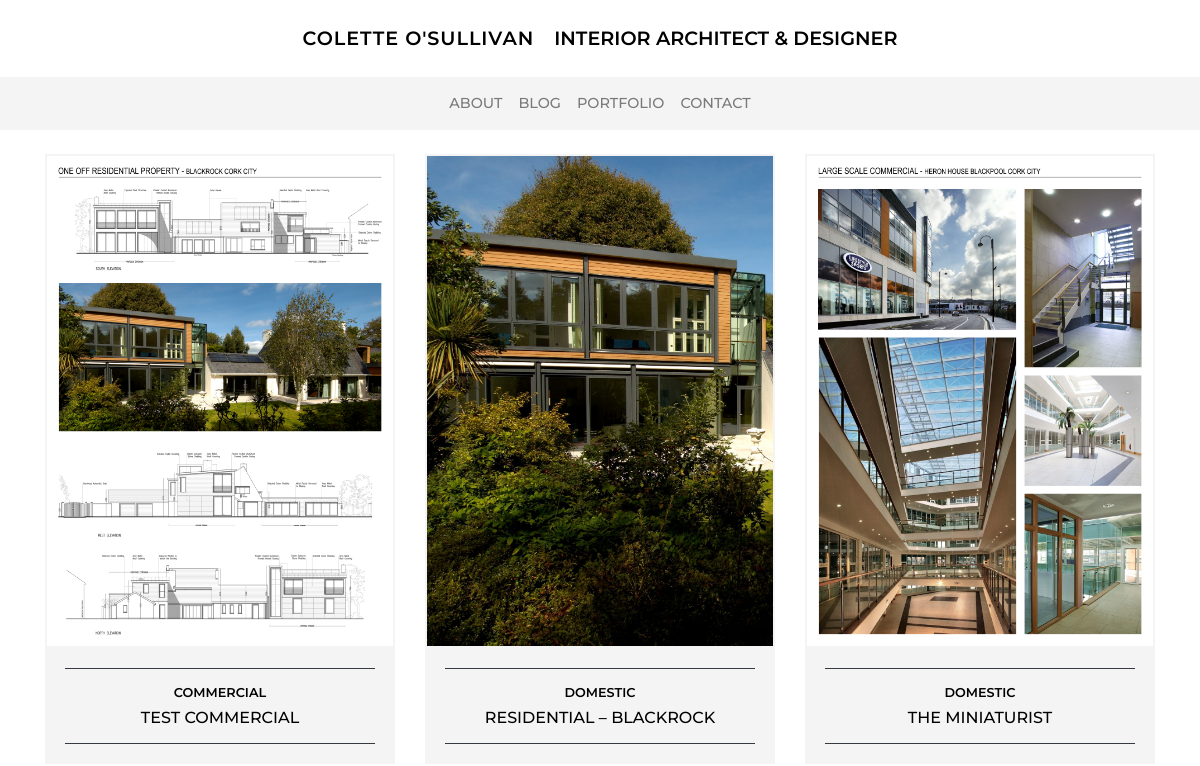
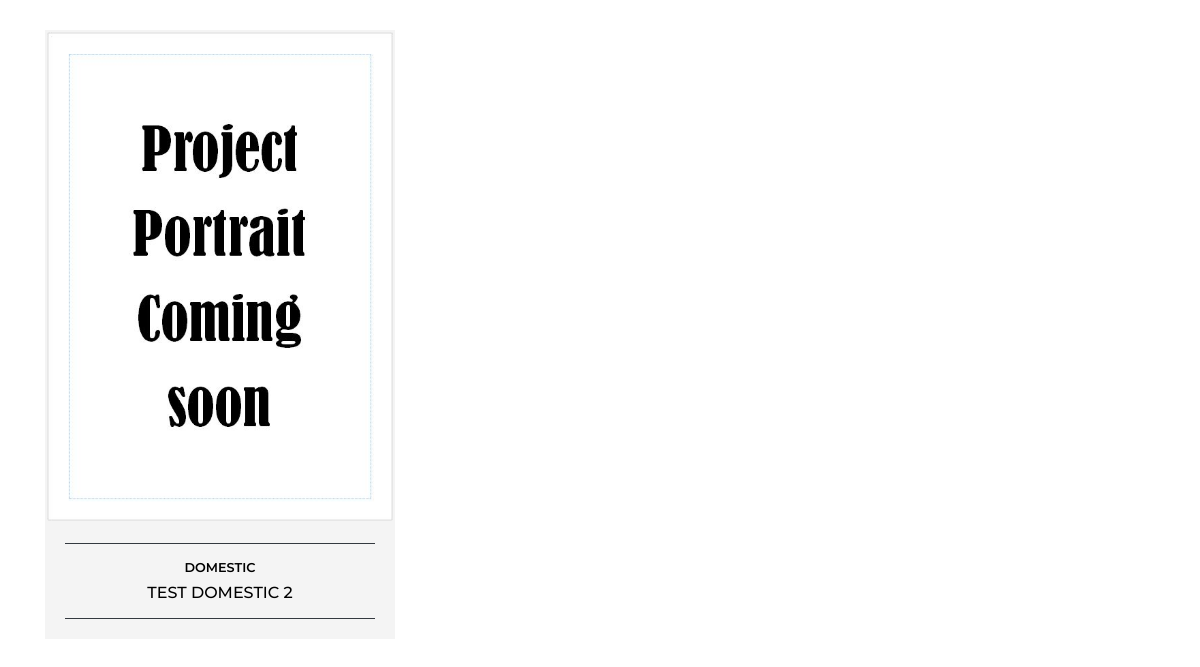
Page /portfolio/ on the earlier database version (2 pictures, top to bottom).
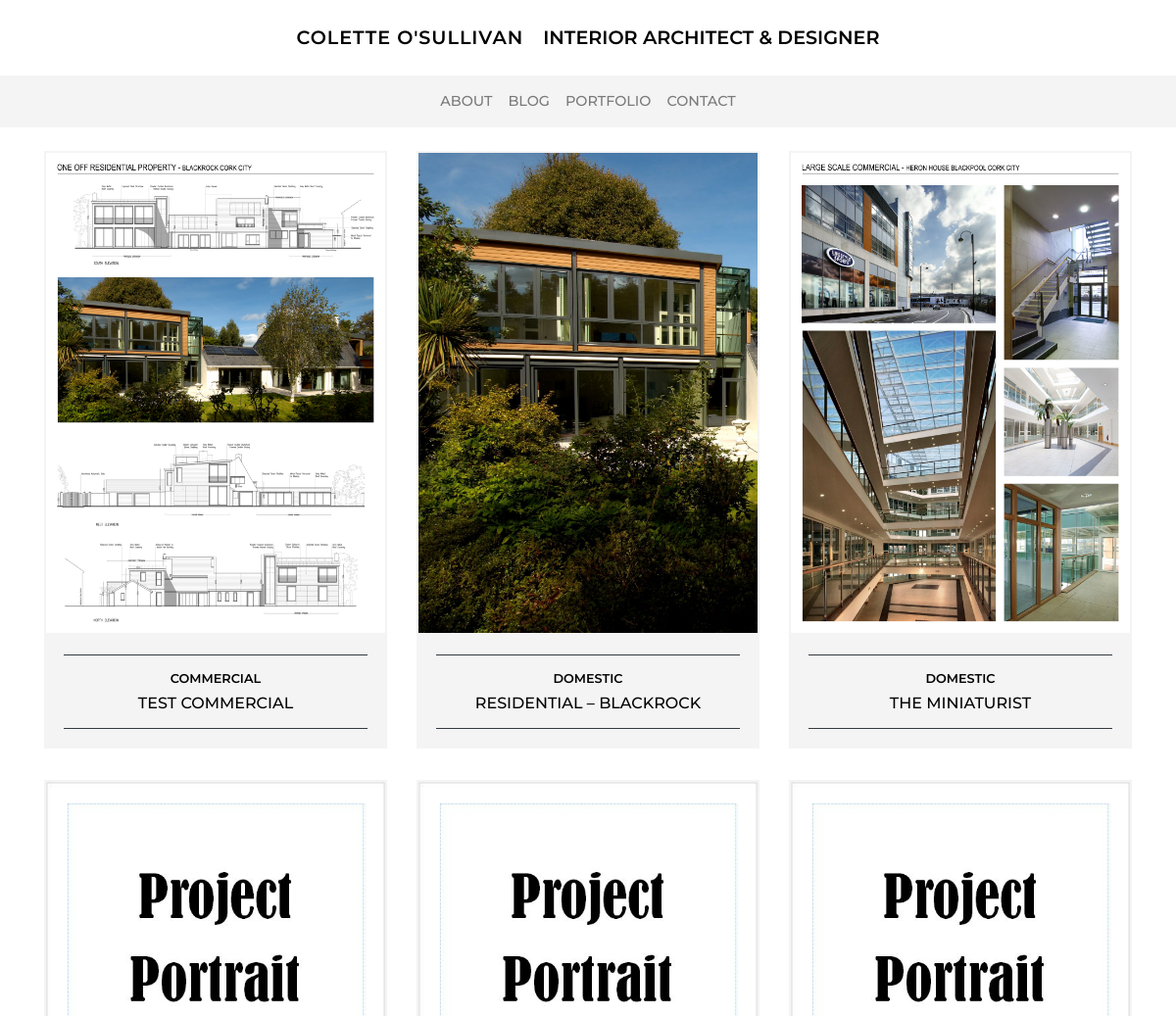
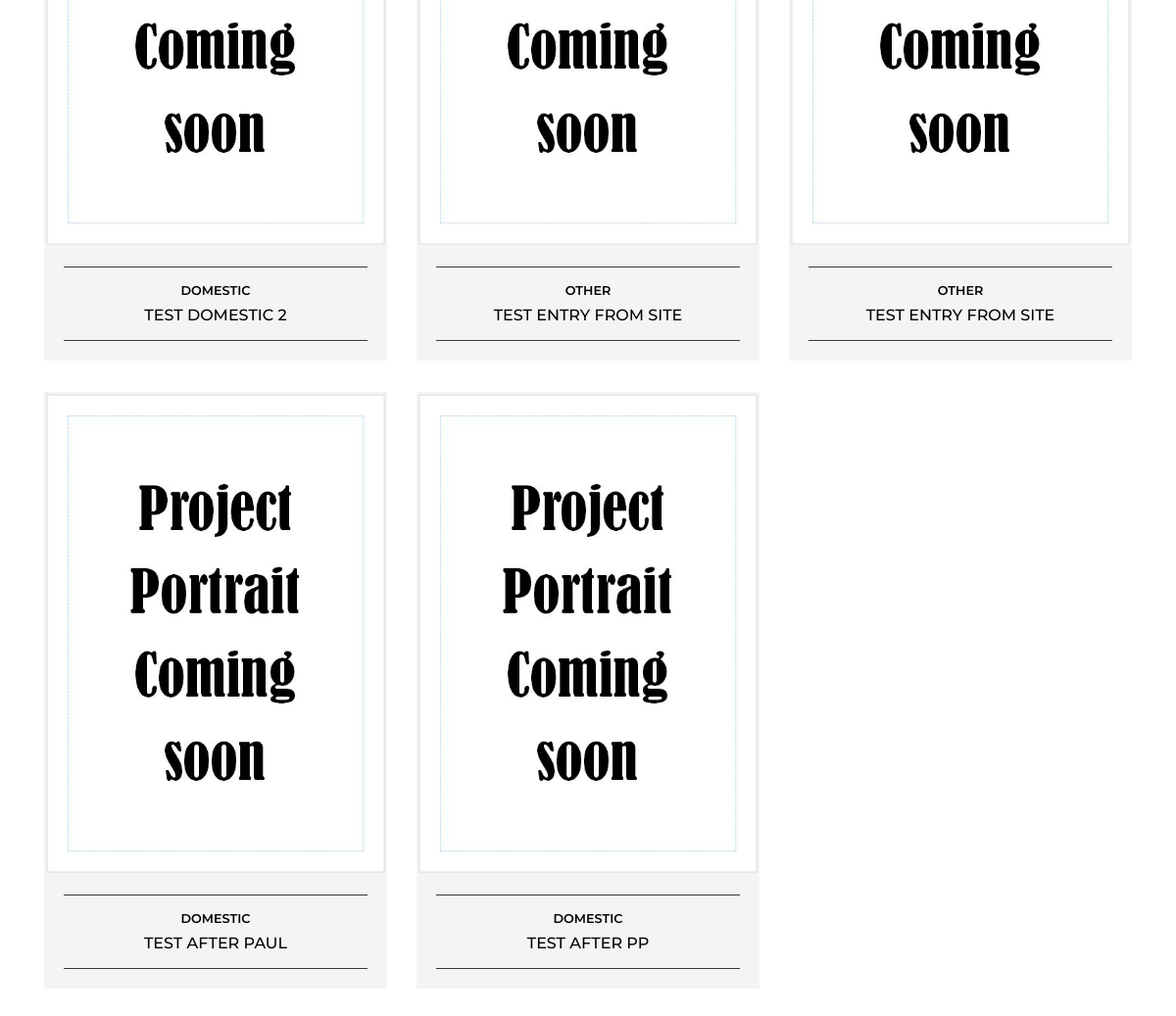
Same page on the later database version (2 pictures, top to bottom).
### portfolio/models.py (models this page shows, shortened)
class Project(models.Model):
    category = models.ForeignKey('Category', null=True, on_delete=models.CASCADE, related_name='projects')
    title = models.CharField(max_length=200)
    date = models.DateField(default=timezone.now)
    image_portrait = models.ImageField(default='project_portrait_default.jpg', upload_to="project_images")
    image_landscape = models.ImageField(default='project_landscape_default.jpg', upload_to="project_images")
    content = models.TextField()
    order = models.IntegerField(null=True)
    exclude = models.BooleanField(default=False)

class Category(models.Model):
    title = models.CharField(max_length=100)

### portfolio/views.py (the view)
# urls.py: path('', ProjectListView.as_view(), name='projects'),
class ProjectListView(ListView):
    model = Project
    template_name = 'portfolio/projects.html'
    context_object_name = 'projects' # what u want it to loop over in template
    ordering = ['order']

### portfolio/templates/portfolio/projects.html (shortened to what this page needs)
{% extends 'base.html' %}
{% load static %}
{% block content%}
<div class="row">
    {% for project in projects %}
    <div class="col-12 col-md-6 col-lg-4 mb-4">
        <div class="card rounded-0 border-0 mb-2">
            <img src="{{ project.image_portrait.url }}" class="card-img-top image-fluid rounded-0 border-stone"
                alt="Placeholder image">
            <div class="card-body text-center stone">
                <div class="border-top border-bottom border-dark p-2">
                    <a href="{% url 'project' pk=project.id %}">
                        <h2 class="font-600 font-8rem mt-2 heading">{{ project.category.title }}</h2>
                        <h3 class="font-500 font-1rem heading">{{ project.title }}</h3>
                    </a>
                </div>
            </div>
        </div>
    </div>
    {% endfor %}
</div>
{% endblock %}

### templates/base.html (shortened to what this page needs)
{% load static %}
<!DOCTYPE html>
<html lang="en">
<head>
  <link rel="stylesheet" href="https://stackpath.bootstrapcdn.com/bootstrap/4.4.1/css/bootstrap.min.css"
>
  <link rel="stylesheet" href="https://cdnjs.cloudflare.com/ajax/libs/font-awesome/5.11.2/css/all.css">
  <link rel="stylesheet" href="{% static 'css/main.css' %}">
</head>
<body>
  <div class="mt-4 mb-4 text-center">
    <a href="{% url 'index' %}" class="">
      <span class="title heading">COLETTE O'SULLIVAN</span>
      <span class="title-tagline ml-3 d-none d-md-inline heading">Interior Architect & Designer</span>
    </a>
  </div>
  <nav class="navbar navbar-expand-lg navbar-light sticky-navbar mb-4" data-nav="navbar">
    <div class="collapse navbar-collapse" id="navbarNavAltMarkup">
      <div class="navbar-nav mx-auto">
        <a class="nav-item nav-link" href="{% url 'about' %}">ABOUT</a>
        <a class="nav-item nav-link" href="{% url 'blogs' %}">BLOG</a>
        <a class="nav-item nav-link" href="{% url 'projects' %}">PORTFOLIO</a>
        <a class="nav-item nav-link" href="{% url 'contact' %}">CONTACT</a>
      </div>
    </div>
  </nav>
  <div class="container">
    <div class="row">
      <div class="col-12">
        <main>
        {% block content %}{% endblock %}
      </main>
    </div>
  </div>
</body>
</html>

### static/css/main.css (style rules this page uses)
.heading { color: #000000; }
.font-500 { font-weight: 500; }
.font-600 { font-weight: 600; }
.font-8rem { font-size: .8rem; }
.font-1rem { font-size: 1rem; }
body { font-family: 'Ibarra Real Nova', serif; }
h1, h2, h3, h4, .heading { font-family: 'Montserrat', sans-serif; text-transform: uppercase; }
h2 { font-size: 1.1rem; font-weight: 500; }
h3 { font-weight: 500; font-size: .9rem; text-align: center; }
.title { font-size: 1.2rem; letter-spacing: .06rem; font-weight: 600; }
.title-tagline { font-size: 1.2rem; font-weight: 600; }
.border-stone { border: 2px solid rgba(244, 244, 244); }
.stone { background-color: rgba(244, 244, 244, .95); }
nav { background-color: rgba(244, 244, 244, .95); color: #000000!important; font-size: .9rem; font-weight: 500; font-family: 'Montserrat', sans-serif; }
@media (max-width: 1200px) { .sticky-navbar { position: -webkit-sticky; position: sticky; top: 0; z-index: 10; } }

Differences in the rows shown:
added Project: image_portrait (placeholder picture), category "OTHER", title "TEST ENTRY FROM SITE"
added Project: image_portrait (placeholder picture), category "OTHER", title "TEST ENTRY FROM SITE"
added Project: image_portrait (placeholder picture), category "DOMESTIC", title "TEST AFTER PAUL"
added Project: image_portrait (placeholder picture), category "DOMESTIC", title "TEST AFTER PP"
